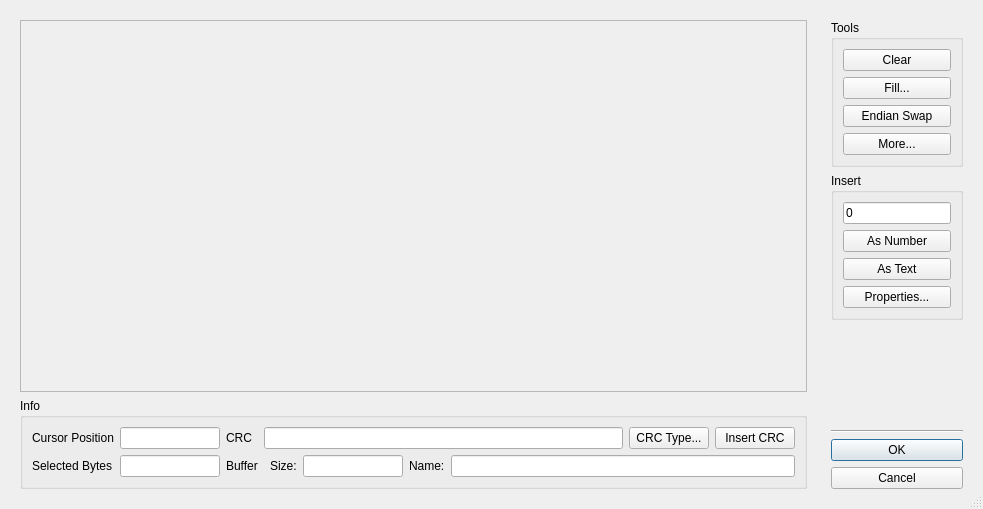
<?xml version="1.0" encoding="UTF-8"?>
<ui version="4.0">
 <class>Form_EditSendBuffer</class>
 <widget class="QDialog" name="Form_EditSendBuffer">
  <property name="geometry">
   <rect>
    <x>0</x>
    <y>0</y>
    <width>983</width>
    <height>509</height>
   </rect>
  </property>
  <property name="windowTitle">
   <string>Send Buffer Edit</string>
  </property>
  <property name="sizeGripEnabled">
   <bool>true</bool>
  </property>
  <layout class="QHBoxLayout" name="horizontalLayout">
   <item>
    <widget class="QWidget" name="widget_2" native="true">
     <property name="sizePolicy">
      <sizepolicy hsizetype="Minimum" vsizetype="Preferred">
       <horstretch>0</horstretch>
       <verstretch>0</verstretch>
      </sizepolicy>
     </property>
     <layout class="QVBoxLayout" name="verticalLayout">
      <item>
       <widget class="QFrame" name="Hex_frame">
        <property name="frameShape">
         <enum>QFrame::StyledPanel</enum>
        </property>
        <property name="frameShadow">
         <enum>QFrame::Raised</enum>
        </property>
       </widget>
      </item>
      <item>
       <widget class="QGroupBox" name="groupBox">
        <property name="sizePolicy">
         <sizepolicy hsizetype="Minimum" vsizetype="Maximum">
          <horstretch>0</horstretch>
          <verstretch>0</verstretch>
         </sizepolicy>
        </property>
        <property name="title">
         <string>Info</string>
        </property>
        <layout class="QHBoxLayout" name="horizontalLayout_2">
         <item>
          <widget class="QWidget" name="widget_3" native="true">
           <layout class="QFormLayout" name="formLayout">
            <property name="leftMargin">
             <number>0</number>
            </property>
            <property name="topMargin">
             <number>0</number>
            </property>
            <property name="rightMargin">
             <number>0</number>
            </property>
            <property name="bottomMargin">
             <number>0</number>
            </property>
            <item row="1" column="0">
             <widget class="QLabel" name="label_2">
              <property name="text">
               <string>Selected Bytes</string>
              </property>
             </widget>
            </item>
            <item row="1" column="1">
             <widget class="QLineEdit" name="SelectedBytes_lineEdit">
              <property name="sizePolicy">
               <sizepolicy hsizetype="Maximum" vsizetype="Fixed">
                <horstretch>0</horstretch>
                <verstretch>0</verstretch>
               </sizepolicy>
              </property>
              <property name="maximumSize">
               <size>
                <width>100</width>
                <height>16777215</height>
               </size>
              </property>
              <property name="readOnly">
               <bool>true</bool>
              </property>
             </widget>
            </item>
            <item row="0" column="1">
             <widget class="QLineEdit" name="Offset_lineEdit">
              <property name="sizePolicy">
               <sizepolicy hsizetype="Maximum" vsizetype="Fixed">
                <horstretch>0</horstretch>
                <verstretch>0</verstretch>
               </sizepolicy>
              </property>
              <property name="maximumSize">
               <size>
                <width>100</width>
                <height>16777215</height>
               </size>
              </property>
              <property name="readOnly">
               <bool>true</bool>
              </property>
             </widget>
            </item>
            <item row="0" column="0">
             <widget class="QLabel" name="label_3">
              <property name="text">
               <string>Cursor Position</string>
              </property>
             </widget>
            </item>
           </layout>
          </widget>
         </item>
         <item>
          <widget class="QWidget" name="widget_4" native="true">
           <layout class="QFormLayout" name="formLayout_2">
            <property name="leftMargin">
             <number>0</number>
            </property>
            <property name="topMargin">
             <number>0</number>
            </property>
            <property name="rightMargin">
             <number>0</number>
            </property>
            <property name="bottomMargin">
             <number>0</number>
            </property>
            <item row="0" column="0">
             <widget class="QLabel" name="label_5">
              <property name="sizePolicy">
               <sizepolicy hsizetype="Minimum" vsizetype="Preferred">
                <horstretch>0</horstretch>
                <verstretch>0</verstretch>
               </sizepolicy>
              </property>
              <property name="text">
               <string>CRC</string>
              </property>
             </widget>
            </item>
            <item row="0" column="1">
             <widget class="QWidget" name="widget_5" native="true">
              <layout class="QHBoxLayout" name="horizontalLayout_3">
               <property name="leftMargin">
                <number>0</number>
               </property>
               <property name="topMargin">
                <number>0</number>
               </property>
               <property name="rightMargin">
                <number>0</number>
               </property>
               <property name="bottomMargin">
                <number>0</number>
               </property>
               <item>
                <widget class="QLineEdit" name="CRC_lineEdit">
                 <property name="readOnly">
                  <bool>true</bool>
                 </property>
                </widget>
               </item>
               <item>
                <widget class="QPushButton" name="CRCType_pushButton">
                 <property name="sizePolicy">
                  <sizepolicy hsizetype="Maximum" vsizetype="Fixed">
                   <horstretch>0</horstretch>
                   <verstretch>0</verstretch>
                  </sizepolicy>
                 </property>
                 <property name="text">
                  <string>CRC Type...</string>
                 </property>
                </widget>
               </item>
               <item>
                <widget class="QPushButton" name="InsertCRC_pushButton">
                 <property name="sizePolicy">
                  <sizepolicy hsizetype="Minimum" vsizetype="Fixed">
                   <horstretch>0</horstretch>
                   <verstretch>0</verstretch>
                  </sizepolicy>
                 </property>
                 <property name="text">
                  <string>Insert CRC</string>
                 </property>
                </widget>
               </item>
              </layout>
             </widget>
            </item>
            <item row="1" column="0">
             <widget class="QLabel" name="label_4">
              <property name="text">
               <string>Buffer</string>
              </property>
             </widget>
            </item>
            <item row="1" column="1">
             <widget class="QWidget" name="widget_6" native="true">
              <layout class="QHBoxLayout" name="horizontalLayout_4">
               <property name="spacing">
                <number>6</number>
               </property>
               <property name="leftMargin">
                <number>0</number>
               </property>
               <property name="topMargin">
                <number>0</number>
               </property>
               <property name="rightMargin">
                <number>0</number>
               </property>
               <property name="bottomMargin">
                <number>0</number>
               </property>
               <item>
                <widget class="QWidget" name="widget_7" native="true">
                 <layout class="QHBoxLayout" name="horizontalLayout_5">
                  <property name="leftMargin">
                   <number>0</number>
                  </property>
                  <property name="topMargin">
                   <number>0</number>
                  </property>
                  <property name="rightMargin">
                   <number>0</number>
                  </property>
                  <property name="bottomMargin">
                   <number>0</number>
                  </property>
                 </layout>
                </widget>
               </item>
               <item>
                <widget class="QLabel" name="label">
                 <property name="text">
                  <string>Size:</string>
                 </property>
                </widget>
               </item>
               <item>
                <widget class="QLineEdit" name="BufferSize_lineEdit">
                 <property name="sizePolicy">
                  <sizepolicy hsizetype="Maximum" vsizetype="Fixed">
                   <horstretch>0</horstretch>
                   <verstretch>0</verstretch>
                  </sizepolicy>
                 </property>
                 <property name="maximumSize">
                  <size>
                   <width>100</width>
                   <height>16777215</height>
                  </size>
                 </property>
                </widget>
               </item>
               <item>
                <widget class="QWidget" name="widget_8" native="true">
                 <layout class="QHBoxLayout" name="horizontalLayout_6">
                  <property name="leftMargin">
                   <number>0</number>
                  </property>
                  <property name="topMargin">
                   <number>0</number>
                  </property>
                  <property name="rightMargin">
                   <number>0</number>
                  </property>
                  <property name="bottomMargin">
                   <number>0</number>
                  </property>
                  <item>
                   <widget class="QLabel" name="label_6">
                    <property name="text">
                     <string>Name:</string>
                    </property>
                   </widget>
                  </item>
                  <item>
                   <widget class="QLineEdit" name="BufferName_lineEdit"/>
                  </item>
                 </layout>
                </widget>
               </item>
              </layout>
             </widget>
            </item>
           </layout>
          </widget>
         </item>
        </layout>
       </widget>
      </item>
     </layout>
    </widget>
   </item>
   <item>
    <widget class="QWidget" name="widget" native="true">
     <property name="sizePolicy">
      <sizepolicy hsizetype="Maximum" vsizetype="Preferred">
       <horstretch>0</horstretch>
       <verstretch>0</verstretch>
      </sizepolicy>
     </property>
     <layout class="QVBoxLayout" name="verticalLayout_2">
      <item>
       <widget class="QGroupBox" name="groupBox_3">
        <property name="title">
         <string>Tools</string>
        </property>
        <layout class="QVBoxLayout" name="verticalLayout_4">
         <item>
          <widget class="QPushButton" name="Clear_pushButton">
           <property name="text">
            <string>Clear</string>
           </property>
          </widget>
         </item>
         <item>
          <widget class="QPushButton" name="Fill_pushButton">
           <property name="text">
            <string>Fill...</string>
           </property>
          </widget>
         </item>
         <item>
          <widget class="QPushButton" name="EndianSwap_pushButton">
           <property name="text">
            <string>Endian Swap</string>
           </property>
          </widget>
         </item>
         <item>
          <widget class="QPushButton" name="More_pushButton">
           <property name="contextMenuPolicy">
            <enum>Qt::CustomContextMenu</enum>
           </property>
           <property name="text">
            <string>More...</string>
           </property>
          </widget>
         </item>
        </layout>
       </widget>
      </item>
      <item>
       <widget class="QGroupBox" name="groupBox_5">
        <property name="title">
         <string>Insert</string>
        </property>
        <layout class="QVBoxLayout" name="verticalLayout_6">
         <item>
          <widget class="QLineEdit" name="InsertTxt_lineEdit">
           <property name="text">
            <string>0</string>
           </property>
          </widget>
         </item>
         <item>
          <widget class="QPushButton" name="InsertAsNumber_pushButton">
           <property name="text">
            <string>As Number</string>
           </property>
          </widget>
         </item>
         <item>
          <widget class="QPushButton" name="InsertAsText_pushButton">
           <property name="text">
            <string>As Text</string>
           </property>
          </widget>
         </item>
         <item>
          <widget class="QPushButton" name="InsertProperties_pushButton">
           <property name="text">
            <string>Properties...</string>
           </property>
          </widget>
         </item>
        </layout>
       </widget>
      </item>
      <item>
       <spacer name="verticalSpacer">
        <property name="orientation">
         <enum>Qt::Vertical</enum>
        </property>
        <property name="sizeHint" stdset="0">
         <size>
          <width>20</width>
          <height>40</height>
         </size>
        </property>
       </spacer>
      </item>
      <item>
       <widget class="Line" name="line_4">
        <property name="orientation">
         <enum>Qt::Horizontal</enum>
        </property>
       </widget>
      </item>
      <item>
       <widget class="QDialogButtonBox" name="buttonBox">
        <property name="sizePolicy">
         <sizepolicy hsizetype="Minimum" vsizetype="Maximum">
          <horstretch>0</horstretch>
          <verstretch>0</verstretch>
         </sizepolicy>
        </property>
        <property name="orientation">
         <enum>Qt::Vertical</enum>
        </property>
        <property name="standardButtons">
         <set>QDialogButtonBox::Cancel|QDialogButtonBox::Ok</set>
        </property>
       </widget>
      </item>
     </layout>
    </widget>
   </item>
  </layout>
 </widget>
 <tabstops>
  <tabstop>Offset_lineEdit</tabstop>
  <tabstop>CRC_lineEdit</tabstop>
  <tabstop>CRCType_pushButton</tabstop>
  <tabstop>SelectedBytes_lineEdit</tabstop>
 </tabstops>
 <resources/>
 <connections>
  <connection>
   <sender>buttonBox</sender>
   <signal>rejected()</signal>
   <receiver>Form_EditSendBuffer</receiver>
   <slot>reject()</slot>
   <hints>
    <hint type="sourcelabel">
     <x>316</x>
     <y>260</y>
    </hint>
    <hint type="destinationlabel">
     <x>286</x>
     <y>274</y>
    </hint>
   </hints>
  </connection>
  <connection>
   <sender>buttonBox</sender>
   <signal>accepted()</signal>
   <receiver>Form_EditSendBuffer</receiver>
   <slot>accept()</slot>
   <hints>
    <hint type="sourcelabel">
     <x>248</x>
     <y>254</y>
    </hint>
    <hint type="destinationlabel">
     <x>157</x>
     <y>274</y>
    </hint>
   </hints>
  </connection>
 </connections>
</ui>
